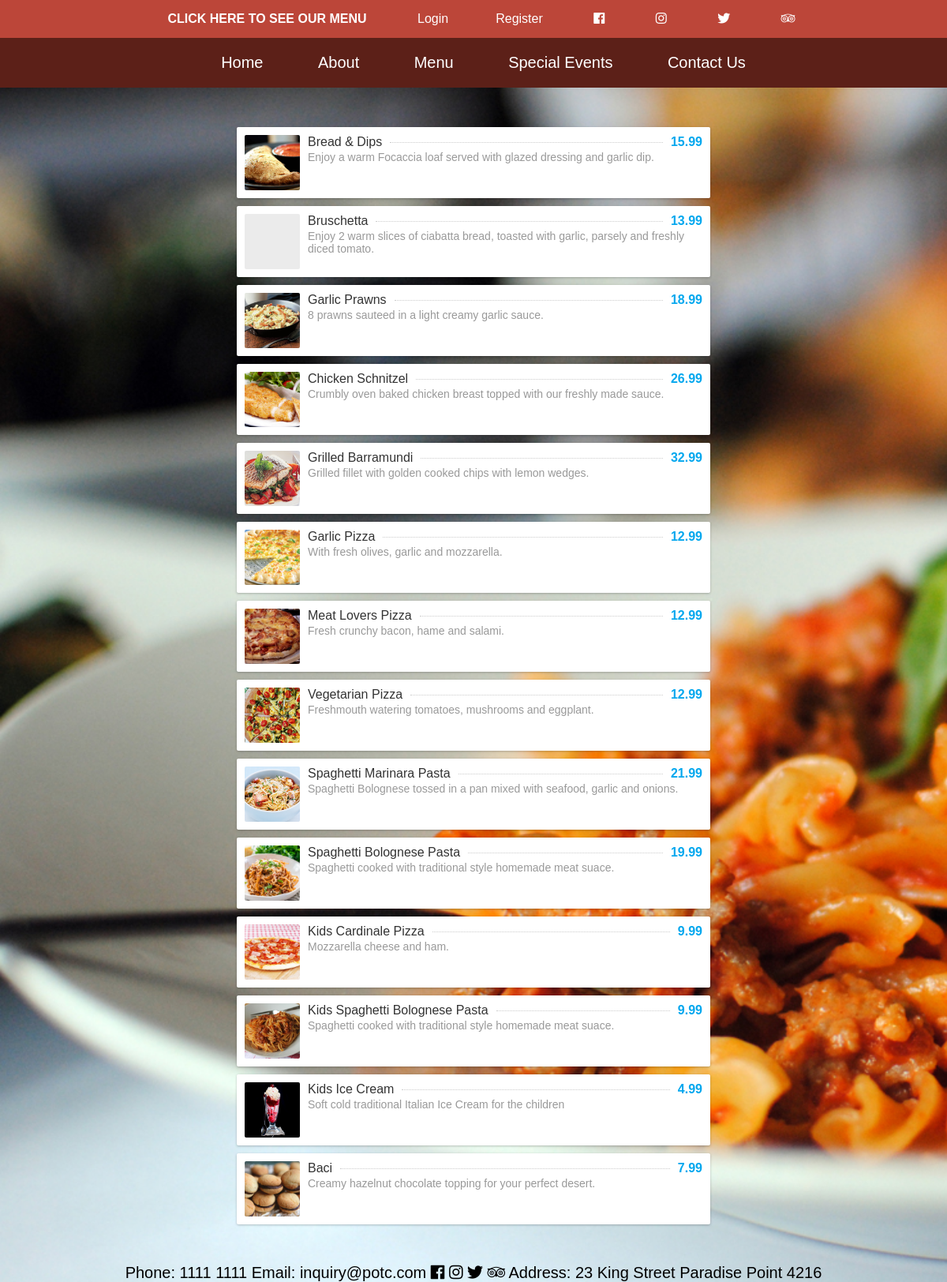
Screenshot of /search.php with the database file from the repository.
### tables this page shows
CREATE TABLE IF NOT EXISTS `products` (
  `PRODID` int(11) NOT NULL,
  `PRODUCTNAME` varchar(64) DEFAULT NULL,
  `DESCRIPTION` varchar(255) DEFAULT NULL,
  `PRICE` float DEFAULT NULL,
  `image` varchar(255) NOT NULL
);

### search.php (the view, shortened to what this page needs)
<?php
include("connection.php");
?>
<!DOCTYPE html>
<html lang="en" dir="ltr">
  <head>
    <link rel="stylesheet" href="https://use.fontawesome.com/releases/v5.0.12/css/all.css">
    <link rel="stylesheet" href="./stylesheets/styles.css">
    <link rel="stylesheet" href="./stylesheets/menustyle.css">
  </head>
  <body>
    <?php include('navbar.php'); ?>
<div style="width:50%;margin:0 auto; padding-top:50px;">
<?php
$search=$_GET['search'];
$result =mysqli_query($con,"select * from products where PRODUCTNAME like '%$search%'");
  while($product=mysqli_fetch_assoc($result)){
    ?>
<div class="menu-item-card">
  <div class="item-image" style="background-image: url(&quot;uploads/<?=$product['image']?>&quot;);">
  </div>
  <div class="item-content">
    <div class="top-line">
      <div class="item-name"><?=$product['PRODUCTNAME']?></div>
      <div class="item-dots"><div class="dots"></div>
    </div>
    <div class="item-price"><?=$product['PRICE']?></div>
    </div>
    <div class="item-description"><?=$product['DESCRIPTION']?></div>
  </div>
</div>
 <?php }
?>
</div>
<div id="footer" >
  <p>Phone: 1111 1111 Email: inquiry@potc.com
          <a href="https://www.facebook.com/" target="_blank"><i class="fab fa-facebook"></i></a>
          <a href="https://www.instagram.com/" target="_blank"><i class="fab fa-instagram"></i></a>
          <a href="https://twitter.com/?lang=en" target="_blank"><i class="fab fa-twitter"></i></a>
          <a href="https://www.tripadvisor.com.au/Restaurants" target="_blank"><i class="fab fa-tripadvisor"></i></a>
          Address: 23 King Street Paradise Point 4216
        </p>
</div>
  </body>
</html>

### navbar.php
<header>
  <a href="menu.php" class="special"><strong>CLICK HERE TO SEE OUR MENU</strong></a>
    <?php
      if(isset($_SESSION['email'])){
       echo "<a href='#'>".$_SESSION['email']."</a>";
       echo "<a href='logout.php'>Logout</a>";
     }
     else {
      echo "<a href='login.php'>Login</a>";
      echo "<a href='register.php'>Register</a>";
     }
    ?>
       <a href="https://www.facebook.com/" target="_blank"><i class="fab fa-facebook"></i></a>
       <a href="https://www.instagram.com/" target="_blank"><i class="fab fa-instagram"></i></a>
       <a href="https://twitter.com/?lang=en" target="_blank"><i class="fab fa-twitter"></i></a>
       <a href="https://www.tripadvisor.com.au/Restaurants" target="_blank"><i class="fab fa-tripadvisor"></i></a>
       </header>
       <nav>
         <ul>
           <li><a href="index.html">Home</a></li>
           <li><a href="about.php">About</a></li>
           <li><a href="menu.php">Menu</a></li>
           <li><a href="functions.php">Special Events</a></li>
           <li><a href="contact.php">Contact Us</a></li>
         </ul>
       </nav>

### stylesheets/styles.css (style rules this page uses)
body { margin: 0; padding: 0; font-family: 'Montserrat', sans-serif; background-size: cover; background-image: no-repeat; }
header { background: #BC4639; width: 100%; padding: 15px 0; color: white; text-align: center; }
header a { margin: 10px 20px 30px 40px; }
a { text-decoration: none; color: inherit; }
nav ul { background-color: #5C2018; overflow: hidden; color: white; padding: 0; text-align: center; margin: 0; -webkit-transition: max-height 0.4s; -ms-transition: max-height 0.4s; -moz-transition: max-height 0.4s; -o-transition: max-height 0.4s; transition: max-height 0.4s; }
nav ul li { display: inline-block; padding: 20px; }
p { color: black; font-size: 20px; }
#footer { position: static; bottom: 0; width: 100%; padding-top: 50px; text-align: center; font-size: 20px; color: white; }

### stylesheets/menustyle.css (style rules this page uses)
body { background-image: url(../assets/menubg-img.jpg); }
ul li { text-align: left; margin-left: 25px; font-size: 20px; }
*, *:before, *:after { margin: 0; padding: 0; box-sizing: border-box; }
.menu-item-card { padding: 10px; display: flex; border-radius: 2px; background-color: white; box-shadow: 0 1px 3px rgba(0, 0, 0, 0.24); transition: all 0.2s ease-in; }
.menu-item-card:not(:last-of-type) { margin-bottom: 10px; }
.menu-item-card .item-image { width: 70px; height: 70px; margin-right: 10px; border-radius: 2px; background-size: cover; background-color: #ebebeb; background-position: center; }
.menu-item-card .item-content { flex: 1; }
.menu-item-card .item-content .top-line { display: flex; justify-content: space-between; }
.menu-item-card .item-content .top-line .item-name { color: #333; font-weight: 400; position: relative; }
.menu-item-card .item-content .top-line .item-dots { flex: 1; display: flex; margin: 0 10px; align-items: center; flex-direction: column; justify-content: center; }
.menu-item-card .item-content .top-line .item-dots .dots { width: 100%; border-top: dotted 1px #ccc; }
.menu-item-card .item-content .top-line .item-price { color: #00a7ee; font-weight: bold; }
.menu-item-card .item-content .item-description { color: #999; font-size: 14px; margin-top: 2px; font-weight: 100; }
#footer { color: black; }

### rows the page displays
products: image (picture), PRODUCTNAME "Bread & Dips", PRICE "15.99", DESCRIPTION "Enjoy a warm Focaccia loaf served with glazed dressing and garlic dip."
products: PRODUCTNAME "Bruschetta", PRICE "13.99", DESCRIPTION "Enjoy 2 warm slices of ciabatta bread, toasted with garlic, parsely and freshly diced tomato."
products: image (picture), PRODUCTNAME "Garlic Prawns", PRICE "18.99", DESCRIPTION "8 prawns sauteed in a light creamy garlic sauce."
products: image (picture), PRODUCTNAME "Chicken Schnitzel", PRICE "26.99", DESCRIPTION "Crumbly oven baked chicken breast topped with our freshly made sauce."
products: image (picture), PRODUCTNAME "Grilled Barramundi", PRICE "32.99", DESCRIPTION "Grilled fillet with golden cooked chips with lemon wedges."
products: image (picture), PRODUCTNAME "Garlic Pizza", PRICE "12.99", DESCRIPTION "With fresh olives, garlic and mozzarella."
products: image (picture), PRODUCTNAME "Meat Lovers Pizza", PRICE "12.99", DESCRIPTION "Fresh crunchy bacon, hame and salami."
products: image (picture), PRODUCTNAME "Vegetarian Pizza", PRICE "12.99", DESCRIPTION "Freshmouth watering tomatoes, mushrooms and eggplant."
products: image (picture), PRODUCTNAME "Spaghetti Marinara Pasta", PRICE "21.99", DESCRIPTION "Spaghetti Bolognese tossed in a pan mixed with seafood, garlic and onions."
products: image (picture), PRODUCTNAME "Spaghetti Bolognese Pasta", PRICE "19.99", DESCRIPTION "Spaghetti cooked with traditional style homemade meat suace."
products: image (picture), PRODUCTNAME "Kids Cardinale Pizza", PRICE "9.99", DESCRIPTION "Mozzarella cheese and ham."
products: image (picture), PRODUCTNAME "Kids Spaghetti Bolognese Pasta", PRICE "9.99", DESCRIPTION "Spaghetti cooked with traditional style homemade meat suace."
products: image (picture), PRODUCTNAME "Kids Ice Cream", PRICE "4.99", DESCRIPTION "Soft cold traditional Italian Ice Cream for the children"
products: image (picture), PRODUCTNAME "Baci", PRICE "7.99", DESCRIPTION "Creamy hazelnut chocolate topping for your perfect desert."
